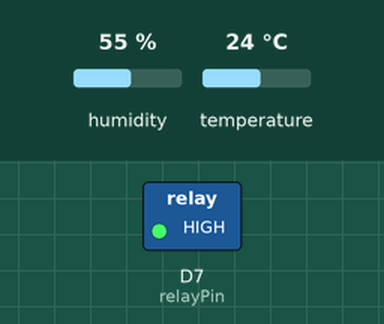
Bench run of a sketch on a simulated ESP8266 (NodeMCU). Parts: switched loads named in the sketch (green lamp = pin HIGH). The inputs (shaded band) are chosen by the test bench; at power-on: temperature 24 °C, humidity 55 %. WiFi joins after 1.5 s; servers stay silent unless stated; uploads are accepted with an empty reply; what the sketch prints to the serial monitor is not drawn.

Above: at 4.7 s.
4.8 s: temperature set to 26 °C
15.1 s: temperature set to 29 °C
At 24.8 s:
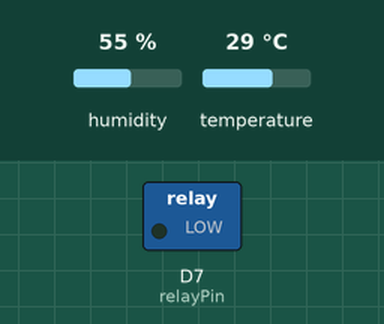
25.6 s: temperature set to 12 °C
At 35.6 s:
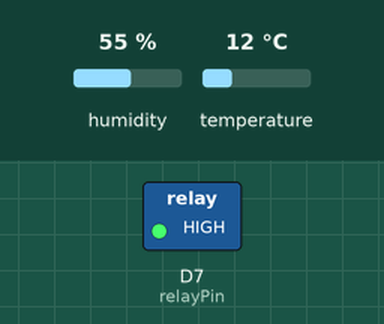
35.9 s: temperature set to 28 °C
At 45.6 s:
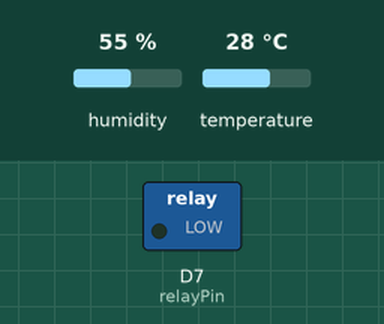
Timing chart, 0 to 47.1 s (numbered marks = the images above; inputs shaded):
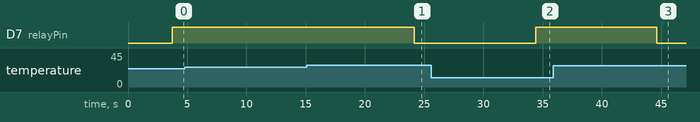

The sketch:

monitoring.ino
```cpp
#include <ESP8266WiFi.h>
#include <WiFiClient.h>
#include <ESP8266WebServer.h>
#include <ESP8266HTTPClient.h>
WiFiClient client;

#include "DHT.h"
#define DHTPIN D8
#define DHTTYPE DHT11   // DHT 11
DHT dht(DHTPIN, DHTTYPE);

/* Set these to your desired credentials. */
const char *ssid = "Andriyan's Galaxy A33 5G";
const char *password = "aaaaaaaa";

//Web/Server address to read/write from
const char *host = "kandangayam.komputasi.org";   //https://circuits4you.com website or IP address of server

// Relay control pin
const int relayPin = D7;  // Change this to the pin connected to your relay

//=======================================================================
//                    Power on setup
//=======================================================================
void setup() {
  dht.begin();
  pinMode(relayPin, OUTPUT);
  digitalWrite(relayPin, LOW);  // Turn off the relay initially
  delay(1000);

  WiFi.mode(WIFI_OFF);        //Prevents reconnection issue (taking too long to connect)
  delay(1000);
  WiFi.mode(WIFI_STA);        //This line hides the viewing of ESP as wifi hotspot
  Serial.begin(9600);
  WiFi.begin(ssid, password);     //Connect to your WiFi router
  Serial.println("");

  Serial.print("Connecting");
  // Wait for connection
  while (WiFi.status() != WL_CONNECTED) {
    delay(500);
    Serial.print(".");
  }

  // If connection successful, show IP address in the serial monitor
  Serial.println("");
  Serial.print("Connected to ");
  Serial.println(ssid);
  Serial.print("IP address: ");
  Serial.println(WiFi.localIP());  //IP address assigned to your ESP
}

//=======================================================================
//                    Main Program Loop
//=======================================================================
void loop() {
  HTTPClient http;    // Declare object of class HTTPClient
  String postData, suhu, kelembapan, link;

  float humidity = dht.readHumidity();
  float temperature = dht.readTemperature();

  suhu = String(temperature);   // String to integer conversion
  kelembapan = String(humidity);   // String to integer conversion

  // Post Data
  postData = "&status1=" + suhu + "&status2=" + kelembapan;
  link = "http://kandangayam.komputasi.org/postdemo.php";

  http.begin(client, link);  // Specify request destination
  http.addHeader("Content-Type", "application/x-www-form-urlencoded");  // Specify content-type header

  int httpCode = http.POST(postData);  // Send the request
  String payload = http.getString();  // Get the response payload

  Serial.println(httpCode);   // Print HTTP return code
  Serial.println(payload);    // Print request response payload

  // Control the relay based on the temperature
  if (temperature < 28) {
    digitalWrite(relayPin, HIGH);  // Turn on the relay
    Serial.println("Relay is ON");
  } else {
    digitalWrite(relayPin, LOW);  // Turn off the relay
    Serial.println("Relay is OFF");
  }

  http.end();  // Close connection

  delay(10000);  // Post Data every 10 seconds
}
//=======================================================================
```

Measured:
- the behaviour switches between 27 and 28 °C on temperature (found by bisection; images 0 and 1)
- after the input at 4.8 s, every drawn part: stays the same
- after the input at 15.1 s, D7 (relayPin): HIGH → LOW after 9.1 s
- after the input at 25.6 s, D7 (relayPin): LOW → HIGH after 8.8 s
- after the input at 35.9 s, D7 (relayPin): HIGH → LOW after 8.7 s
